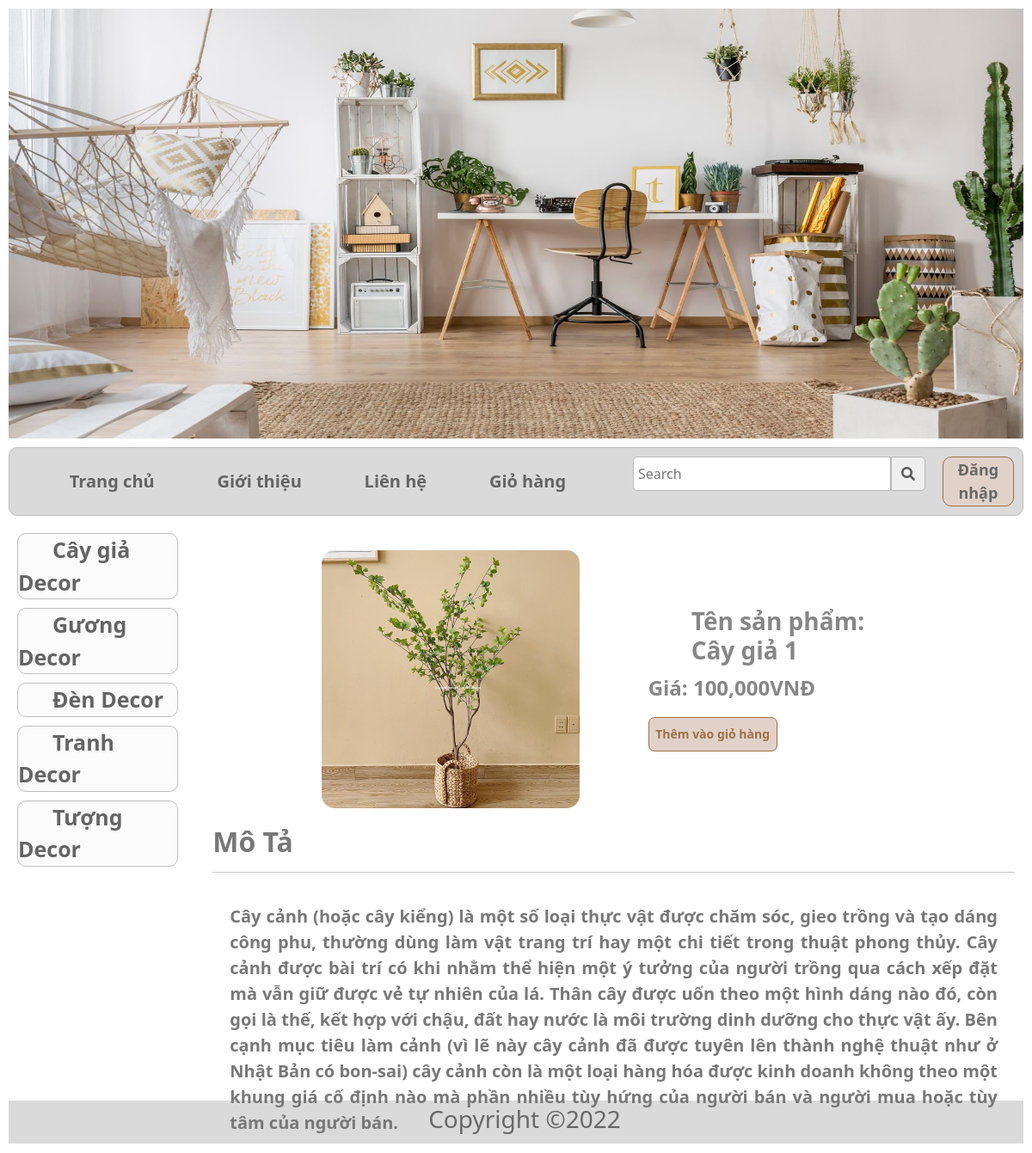
Page /index.php?quanly=sanpham&id=DCP001 on the committed database.
### tables this page shows
CREATE TABLE `tbl_category` (
  `id_category` varchar(10) NOT NULL,
  `name_category` varchar(100) DEFAULT NULL
);

CREATE TABLE `tbl_product` (
  `id_product` varchar(10) NOT NULL,
  `name_product` varchar(100) DEFAULT NULL,
  `gia_product` varchar(50) DEFAULT NULL,
  `sl_product` int(11) DEFAULT NULL,
  `hinhanh_product` varchar(50) DEFAULT NULL,
  `noidung_product` text DEFAULT NULL,
  `tinhtrang_product` tinyint(4) DEFAULT NULL,
  `id_category` varchar(10) DEFAULT NULL
);

### pages/main/sanpham.php (the view)
<?php
$sql = "SELECT * FROM `tbl_product`WHERE `tbl_product`.`id_product`= '$_GET[id]' ";
$query = mysqli_query($mysqli, $sql);
while ($row = mysqli_fetch_array($query)) {
?>
    <div class="product_col_title">
        <div class="row_title_product">
            <div class="title_l_product">
                <img width="100px" src="./images/<?php echo $row['hinhanh_product'] ?>" class="" alt="...">
            </div>
            <form action="pages/main/themgiohang.php?id=<?php echo $row['id_product'] ?>" method="POST">
                <div class="title_r_product">
                    <h3>Tên sản phẩm: <?php echo $row['name_product'] ?></h3>
                    <p class="">Giá: <?php echo number_format($row['gia_product']) . 'VNĐ' ?></p>
                    <input type="submit" value="Thêm vào giỏ hàng" name="themvaogiohang" class="button">
                </div>
            </form>
        </div>
        <div class="row_content_product">
            <h2>Mô Tả</h2>
            <hr>
            <p><?php echo $row['noidung_product']?></p>
        </div>
    </div>
<?php
}
?>

### pages/sidebar/sidebar.php
<?php
$sql = "SELECT * FROM `tbl_category` ";
$query = mysqli_query($mysqli, $sql);
?>
<div class="sidebar">
    <ul class="sidebar_col">
        <?php
        while ($row_danhmuc = mysqli_fetch_array($query)) {
        ?>
            <li class="sidebar_row">
                <a class="sidebar_row_content" href="index.php?quanly=danhmucsanpham&id=<?php echo $row_danhmuc['id_category']?>"><?php echo $row_danhmuc['name_category'] ?></a>
            </li>
        <?php
        }
        ?>
    </ul>
</div>

### css/style.css (style rules this page uses)
#body { margin: 10px; }
.sidebar { width: 20%; }
.sidebar { margin-right: 20px; }
.sidebar_col { padding: 0; }
.sidebar_row { list-style: none; margin: 10px; background-color: rgb(251, 251, 251); ; border: 1px solid rgb(191, 191, 191); border-radius: 10px; }
.sidebar_row_content { text-decoration: none; font-size: 25px; padding: 5px; color: rgb(100, 100, 100); font-weight: 600; padding-left: 40px; }
.button { width: 150px; height: 40px; background-color: #e1d2c9; border-radius: 7px; color: #9f7045; font-weight: 600; font-size: 14px; border: 1px solid; }
.product_col_title { width: 90%; margin: 10px; }
.row_title_product { display: flex; flex-direction: row; justify-content:center; margin: 20px; }
.title_l_product { width: 300px; height: 300px; margin-right: 40px; }
.title_l_product img { width: 100%; height: 100%; border-radius: 15px; }
.title_r_product { margin-left: 40px; width: 300px; height: 300px; display: flex; flex-direction: column; justify-content: center; }
.title_r_product h3 { font-weight: 600; color: #868686; }
.title_r_product p { font-weight: 600; color: #868686; font-size: 24px; }
.row_content_product { width: 100%; height: 300px; }
.row_content_product h2 { font-weight: 600; color: rgb(120, 120, 120); }
.row_content_product p { text-align: justify; font-size: 20px; font-weight: 600; color: rgb(120, 120, 120); padding: 20px; }
h3 { color: rgb(104, 104, 104); font-size: 20px; font-weight: 600; margin: 10px 30px 20px 50px; }

### rows in the picture
tbl_category: name_category "Cây giả Decor"
tbl_category: name_category "Gương Decor"
tbl_category: name_category "Đèn Decor"
tbl_category: name_category "Tranh Decor"
tbl_category: name_category "Tượng Decor"
tbl_product: hinhanh_product (picture), name_product "Cây giả 1", gia_product "100,000", noidung_product "Cây cảnh (hoặc cây kiểng) là một số loại thực vật được chăm sóc, gieo trồng và tạo dáng công phu, thường dùng làm vật trang trí hay một chi tiết trong thuật phong thủy. Cây cảnh được bài trí có khi nhằm thể hiện một ý tưởng của người trồng qua cách xếp đặt mà vẫn giữ được vẻ tự nhiên của lá. Thân cây được uốn theo một hình dáng nào đó, còn gọi là thế, kết hợp với chậu, đất hay nước là môi trường dinh dưỡng cho thực vật ấy. Bên cạnh mục tiêu làm cảnh (vì lẽ này cây cảnh đã được tuyên lên thành nghệ thuật như ở Nhật Bản có bon-sai) cây cảnh còn là một loại hàng hóa được kinh doanh không theo một khung giá cố định nào mà phần nhiều tùy hứng của người bán và người mua hoặc tùy tâm của người bán."
